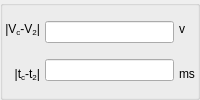
            <widget class="QGroupBox" name="gbDiffc2">
             <layout class="QHBoxLayout" name="horizontalLayout_15">
              <property name="spacing">
               <number>3</number>
              </property>
              <property name="leftMargin">
               <number>1</number>
              </property>
              <property name="topMargin">
               <number>1</number>
              </property>
              <property name="rightMargin">
               <number>1</number>
              </property>
              <property name="bottomMargin">
               <number>1</number>
              </property>
              <item>
               <layout class="QVBoxLayout" name="verticalLayout_12">
                <property name="spacing">
                 <number>3</number>
                </property>
                <property name="leftMargin">
                 <number>1</number>
                </property>
                <property name="topMargin">
                 <number>1</number>
                </property>
                <property name="rightMargin">
                 <number>1</number>
                </property>
                <property name="bottomMargin">
                 <number>1</number>
                </property>
                <item>
                 <widget class="QLabel" name="label_5">
                  <property name="text">
                   <string>|V&lt;sub&gt;c&lt;/sub&gt;-V&lt;sub&gt;2&lt;/sub&gt;|</string>
                  </property>
                  <property name="alignment">
                   <set>Qt::AlignRight|Qt::AlignTrailing|Qt::AlignVCenter</set>
                  </property>
                 </widget>
                </item>
                <item>
                 <widget class="QLabel" name="label_6">
                  <property name="text">
                   <string>|t&lt;sub&gt;c&lt;/sub&gt;-t&lt;sub&gt;2&lt;/sub&gt;|</string>
                  </property>
                  <property name="alignment">
                   <set>Qt::AlignRight|Qt::AlignTrailing|Qt::AlignVCenter</set>
                  </property>
                 </widget>
                </item>
               </layout>
              </item>
              <item>
               <layout class="QVBoxLayout" name="verticalLayout_19">
                <property name="spacing">
                 <number>3</number>
                </property>
                <property name="leftMargin">
                 <number>1</number>
                </property>
                <property name="topMargin">
                 <number>1</number>
                </property>
                <property name="rightMargin">
                 <number>1</number>
                </property>
                <property name="bottomMargin">
                 <number>1</number>
                </property>
                <item>
                 <widget class="QLineEdit" name="leDiffVc2">
                  <property name="alignment">
                   <set>Qt::AlignRight|Qt::AlignTrailing|Qt::AlignVCenter</set>
                  </property>
                  <property name="readOnly">
                   <bool>true</bool>
                  </property>
                 </widget>
                </item>
                <item>
                 <widget class="QLineEdit" name="leDifftc2">
                  <property name="alignment">
                   <set>Qt::AlignRight|Qt::AlignTrailing|Qt::AlignVCenter</set>
                  </property>
                  <property name="readOnly">
                   <bool>true</bool>
                  </property>
                 </widget>
                </item>
               </layout>
              </item>
              <item>
               <layout class="QVBoxLayout" name="verticalLayout_20">
                <property name="spacing">
                 <number>3</number>
                </property>
                <property name="leftMargin">
                 <number>1</number>
                </property>
                <property name="topMargin">
                 <number>1</number>
                </property>
                <property name="rightMargin">
                 <number>1</number>
                </property>
                <property name="bottomMargin">
                 <number>1</number>
                </property>
                <item>
                 <widget class="QLabel" name="label_12">
                  <property name="text">
                   <string>v</string>
                  </property>
                 </widget>
                </item>
                <item>
                 <widget class="QLabel" name="label_11">
                  <property name="text">
                   <string>ms</string>
                  </property>
                 </widget>
                </item>
               </layout>
              </item>
             </layout>
            </widget>
